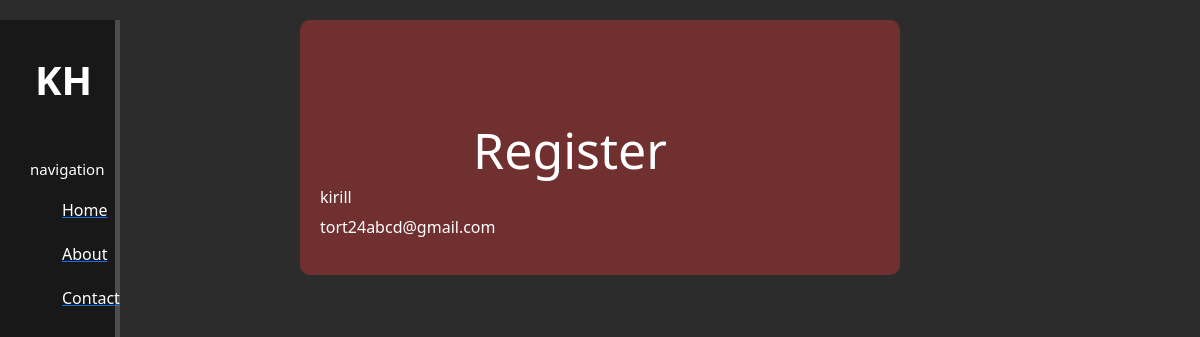
Page /register/ on the earlier database version.
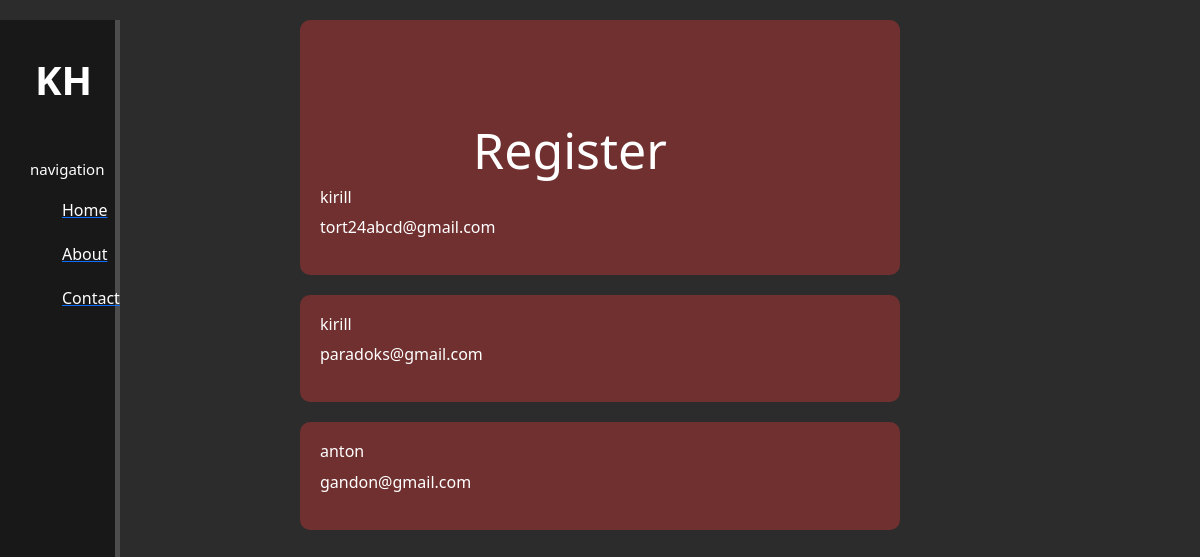
Same page on the later database version.
### users/models.py (models this page shows, shortened)
class User(models.Model):
    username = models.CharField(max_length=20)
    email = models.EmailField(unique=True)
    password = models.CharField(max_length=20)
    data = models.DateField('birthdate', null=True, blank=True)
    class Meta:
        verbose_name = 'User'
        verbose_name_plural = 'Users'

### users/views.py (the view)
# urls.py: path('register/' , include('users.urls')),
def  register(request):
    user = User.objects.all()
    return render(request , 'users/registr.html' , {'user': user})

### users/templates/users/registr.html (shortened to what this page needs)
{% extends "main/layout.html" %}
{% block content %}
    <div class="features">
        <h1>Register</h1>
    </div>
    {%for el in user%}
        <div class="user-block">
            <h6>{{el.username}}</h6>
            <p>{{el.email}}</p>
        </div>
    {%endfor%}
{% endblock %}

### main/templates/main/layout.html (shortened to what this page needs)
{% load static %}
<!DOCTYPE html>
<html lang="ua">
<head>
    <link href="https://cdn.jsdelivr.net/npm/bootstrap@5.3.8/dist/css/bootstrap.min.css" rel="stylesheet">
    <link rel="stylesheet" href="{% static 'main/css/main.css' %}">
<body>
  <aside>
    <span class="logo">KH</span>
    <h6>navigation</h6>
    <ul>
      <a href="{% url 'home' %}"><li>Home</li></a>
      <a href="{% url 'about' %}"><li>About</li></a>
      <a href=""><li>Contact</li></a>
     </ul>
  </aside>
  <main>
      {% block content %}
{% endblock %}
  </main>
</body>
</html>

### main/static/main/css/main.css (style rules this page uses)
body { background-color: #2c2c2c; }
aside { float : left; background-color : #181818; width : 10% ; padding : 2.5%; height : 100vh; color : #fff; border-right : 5px solid #4d4d4d; }
aside .logo { font-size : 40px ; margin-left : 5px ; font-weight : bold ; }
aside h6 { margin-top : 50px ; font-size : 15px ; }
aside ul { list-style: none ; }
aside ul li { color : #fff ; display : block ; margin-top : 20px ; transition: transform .6s ease; }
main .features { float : left ; color : #fff ; margin-top : 100px ; text-align : center ; width : 75% ; }
main .features h1 { font-size : 50px ; }
.user-block { background-color : #703030 ; width : 50% ; margin : 20px auto ; padding : 20px ; border-radius : 10px ; color : #fff ; }

Differences in the rows shown:
added User: username "kirill", email "paradoks@gmail.com"
added User: username "anton", email "gandon@gmail.com"
